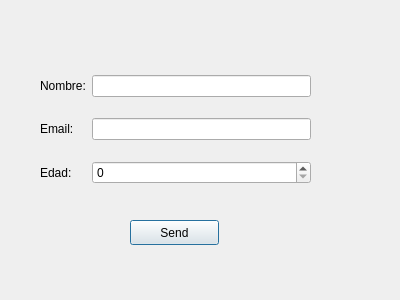
<?xml version="1.0" encoding="UTF-8"?>
<ui version="4.0">
 <class>Dialog</class>
 <widget class="QDialog" name="Dialog">
  <property name="geometry">
   <rect>
    <x>0</x>
    <y>0</y>
    <width>400</width>
    <height>300</height>
   </rect>
  </property>
  <property name="windowTitle">
   <string>Dialog</string>
  </property>
  <widget class="QPushButton" name="send">
   <property name="geometry">
    <rect>
     <x>130</x>
     <y>220</y>
     <width>89</width>
     <height>25</height>
    </rect>
   </property>
   <property name="text">
    <string>Send</string>
   </property>
  </widget>
  <widget class="QWidget" name="">
   <property name="geometry">
    <rect>
     <x>40</x>
     <y>60</y>
     <width>271</width>
     <height>141</height>
    </rect>
   </property>
   <layout class="QGridLayout" name="gridLayout">
    <item row="0" column="0">
     <widget class="QLabel" name="label">
      <property name="text">
       <string>Nombre:</string>
      </property>
     </widget>
    </item>
    <item row="0" column="1">
     <widget class="QLineEdit" name="name"/>
    </item>
    <item row="1" column="0">
     <widget class="QLabel" name="label_2">
      <property name="text">
       <string>Email:</string>
      </property>
     </widget>
    </item>
    <item row="1" column="1">
     <widget class="QLineEdit" name="email"/>
    </item>
    <item row="2" column="0">
     <widget class="QLabel" name="label_3">
      <property name="text">
       <string>Edad:</string>
      </property>
     </widget>
    </item>
    <item row="2" column="1">
     <widget class="QSpinBox" name="age"/>
    </item>
   </layout>
  </widget>
 </widget>
 <resources/>
 <connections/>
</ui>
